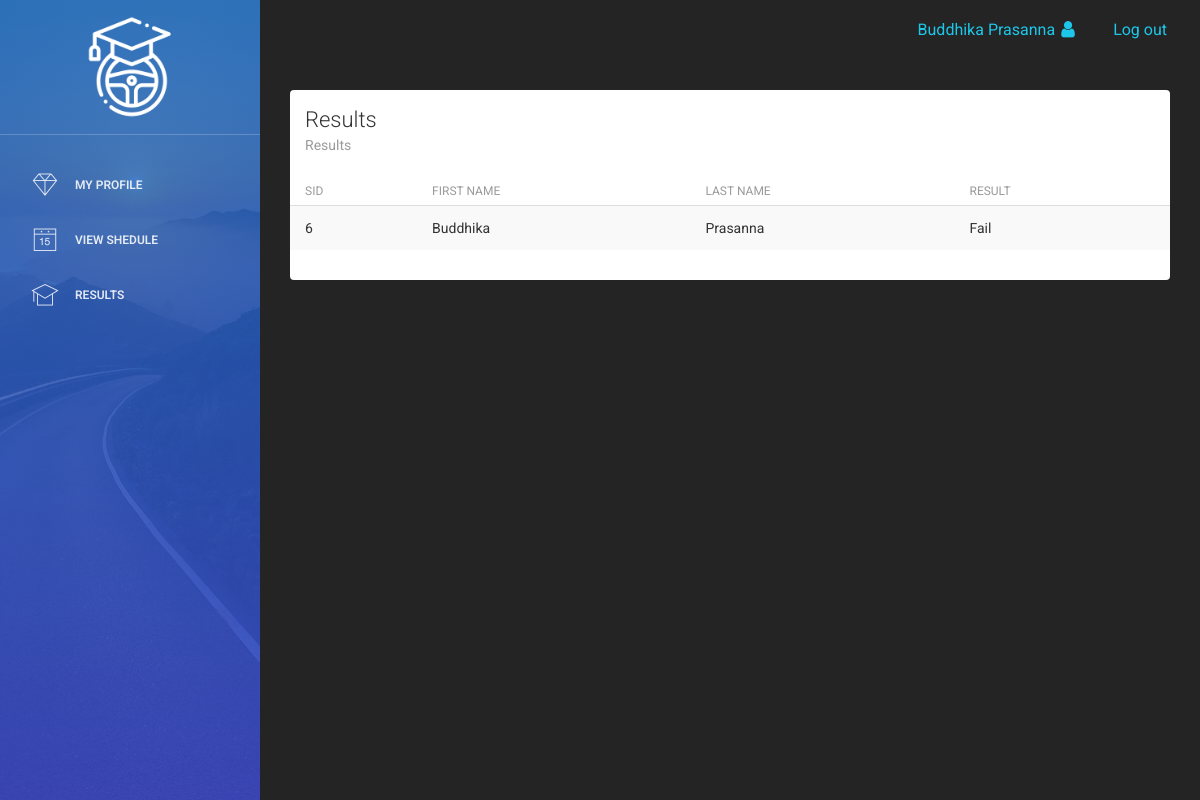
The page /Student/results.php (signed in) on the database its author committed.
### tables this page shows
CREATE TABLE `student` (
  `sid` int(11) NOT NULL,
  `fname` varchar(20) DEFAULT NULL,
  `lname` varchar(20) DEFAULT NULL,
  `dob` varchar(20) DEFAULT NULL,
  `gender` varchar(10) NOT NULL,
  `email` varchar(50) DEFAULT NULL,
  `tp` varchar(20) DEFAULT NULL,
  `address` varchar(20) DEFAULT NULL,
  `nic` varchar(20) DEFAULT NULL,
  `password` varchar(20) NOT NULL,
  `package` varchar(20) NOT NULL,
  `group1` varchar(20) NOT NULL,
  `exam` varchar(20) NOT NULL
);

### Student/results.php (the view, shortened to what this page needs)
<?php
include 'header.php';
include 'connection.php';
$res=mysqli_query($link,"SELECT * FROM student WHERE sid ='$_SESSION[sid]'");
?>
<div class="content">
            <div class="container-fluid">
                <div class="row">
                    <div class="col-md-12">
                        <div class="card">
                            <div class="header">
                                <h4 class="title">Results</h4>
                                <p class="category">Results</p>
                            </div>
                            <div class="content table-responsive table-full-width">
                                <table class="table table-hover table-striped">
                                    <thead>
                                        <th>SID</th>
                                    	<th>First Name</th>
                                    	<th>Last Name</th>
                                        <th>Result</th>
                                    </thead>
                                    <tbody>
                                    <?php
                                    while($row=mysqli_fetch_array($res))
                                     {
                                       echo "<tr>";
                                            echo "<td>"; echo $row["sid"]; echo "</td>";
                                            echo "<td>"; echo $row["fname"]; echo "</td>";
                                            echo "<td>"; echo $row["lname"]; echo "</td>";
                                            echo "<td>"; echo $row["exam"]; echo "</td>";
                                       echo "</tr>";
                                     }
                                        ?>
                                    </tbody>
                                </table>
                            </div>
                        </div>
                    </div>
                </div>
            </div>
        </div>
<?php
include 'footer.php';
?>

### Student/header.php (style rules this page uses)
.back-custom { background-color: #242424; }

### rows shown on the page
student: sid "6", fname "Buddhika", lname "Prasanna", exam "Fail"

### other values the page prints
$_SESSION['fname'] "Buddhika"
$_SESSION['lname'] "Prasanna"
